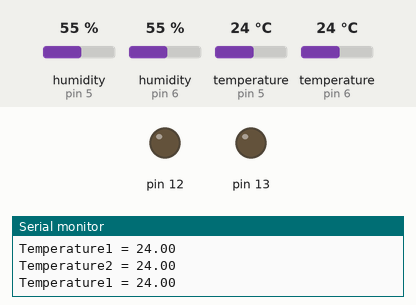
Simulated run of this sketch. Board: Arduino Uno, built with avr-gcc and run on an emulated ATmega328P. Shown: output pins drawn as LEDs (lit = HIGH), the last lines printed to the serial monitor. Inputs (shaded band) come from the test bench; at power-on: temperature (sensors on pin 5, pin 6) 24 °C, humidity (sensors on pin 5, pin 6) 55 %.

Above: at 2.8 s.
2.9 s: temperature (sensor on pin 5) set to 29 °C
9.0 s: temperature (sensor on pin 5) set to 32 °C
At 10.6 s:
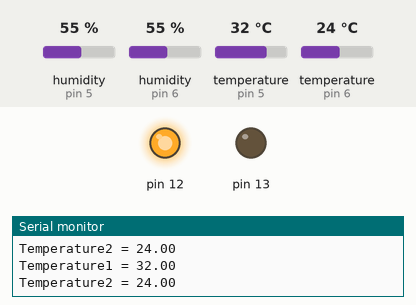
11.8 s: temperature (sensor on pin 6) set to 29 °C
17.9 s: temperature (sensor on pin 6) set to 32 °C
At 19.4 s:
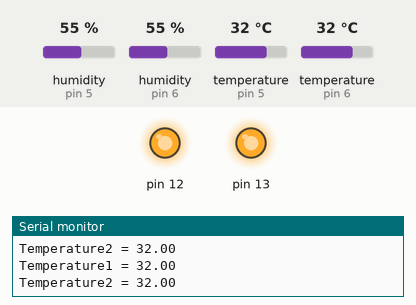
20.7 s: temperature (sensor on pin 5) set to 12 °C
At 23.2 s:
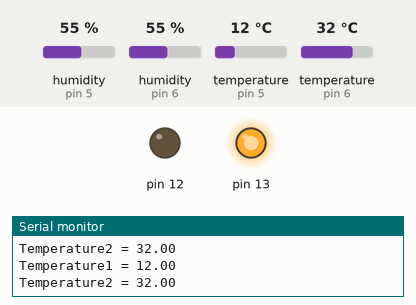
24.1 s: temperature (sensor on pin 5) set to 33 °C
At 25.7 s:
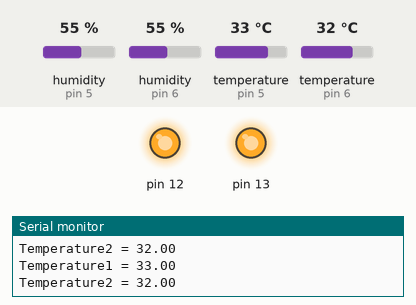
Timing chart, 0 to 27.2 s (numbered marks = the images above; inputs shaded):
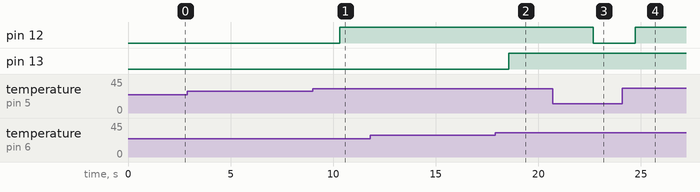

The sketch:

temp_sen_arduino.ino
```cpp
#include "DHT.h"

#define DHTTYPE DHT11
#define SENSOR_PIN 5
#define SENSOR_PIN2 6

DHT dht(SENSOR_PIN, DHTTYPE);
DHT dht2(SENSOR_PIN2, DHTTYPE);

void setup() {
  pinMode(12, OUTPUT);
  pinMode(13, OUTPUT);
  Serial.begin(9600);
}

void loop() {
  float t = dht.readTemperature();
  float t2 = dht2.readTemperature();
  Serial.print("Temperature1 = ");
  Serial.println(t);
  Serial.print("Temperature2 = ");
  Serial.println(t2);

  if (t < 30 && t2 < 30) {
    digitalWrite(12, LOW);
    digitalWrite(13, LOW);
  } else if (t > 30 && t2 < 30) {
    digitalWrite(12, HIGH);
    digitalWrite(13, LOW);
  } else if (t < 30 && t2 > 30) {
    digitalWrite(12, LOW);
    digitalWrite(13, HIGH);
  } else if (t > 30 && t2 > 30) {
    digitalWrite(12, HIGH);
    digitalWrite(13, HIGH);
  }
}
```

Measured:
- the behaviour switches between 30 and 31 °C on temperature (sensor on pin 5) (found by bisection; images 0 and 1)
- the behaviour switches between 30 and 31 °C on temperature (sensor on pin 6) (found by bisection; images 1 and 2)
- after the input at 9.0 s, pin 12: LOW → HIGH after 1.3 s
- after the input at 17.9 s, pin 13: LOW → HIGH after 0.66 s
- after the input at 20.7 s, pin 12: HIGH → LOW after 2.0 s
- after the input at 24.1 s, pin 12: LOW → HIGH after 0.64 s
